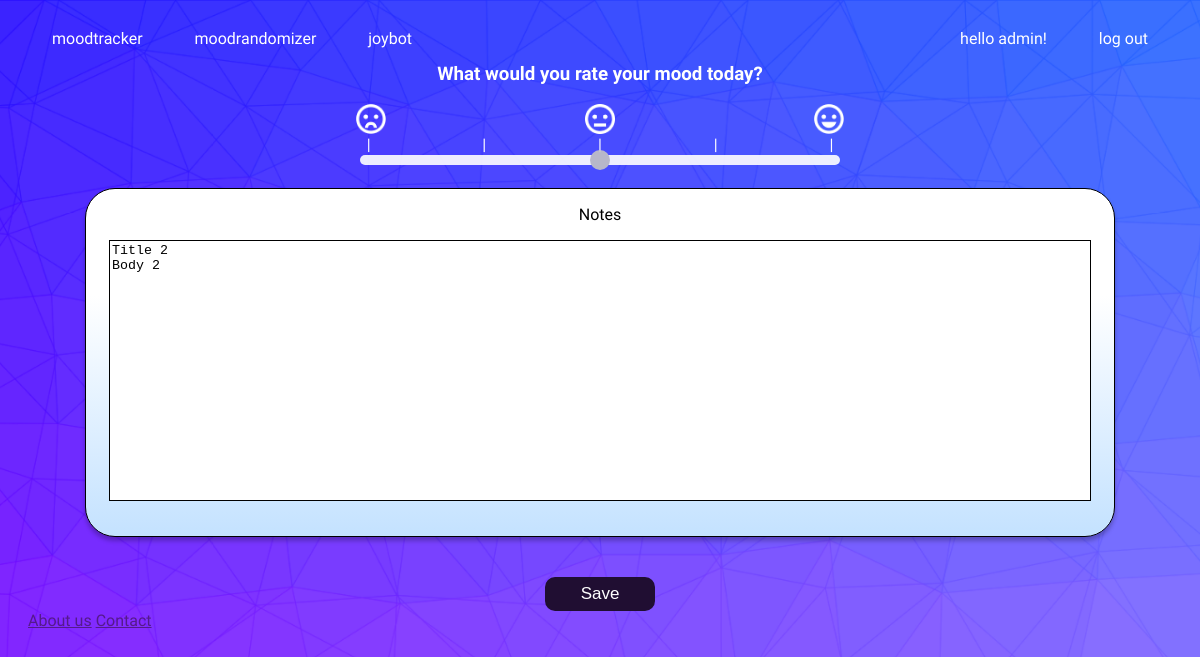
/mood_rating/14 (signed in), run on the app's committed database.
### flaskr/models.py (models this page shows, shortened)
class User(db.Model, UserMixin):
    id = db.Column(db.Integer, primary_key=True)
    username = db.Column(db.String(64), index=True, unique=True, nullable=False)
    email = db.Column(db.String(128), unique=True, nullable=False)
    password_hash = db.Column(db.String(128))
    entry = db.relationship('Entry', backref='author')

class Entry(db.Model):
    id =  db.Column(db.Integer, primary_key=True)
    date = db.Column(db.DateTime, nullable=False, default=datetime.now())
    author_id = db.Column(db.Integer, db.ForeignKey(User.id), nullable=False)
    mood_rate = db.Column(db.Integer, nullable=False)
    title = db.Column(db.Text)
    journal = db.Column(db.Text)

### flaskr/app.py (the view, shortened to what this page needs)
@app.route('/mood_rating/<int:id>', methods=['POST', 'GET'])
@login_required
def edit(id):
    getEntry = Entry.query.get_or_404(id)
    print("retrieved Entry: ", getEntry.title)
    print("retrieved Entry: ", getEntry.journal)
    return render_template("moodrating_edit.html", getEntry=getEntry)

### flaskr/models.py (called while the page is built)
@login.user_loader
def load_user(id):
    return User.query.get(int(id))

### flaskr/templates/moodrating_edit.html (shortened to what this page needs)
{% extends 'base.html' %}
{% block stylesheet %}
    <link href="../static/style.css" rel="stylesheet">
    <link href="../static/moodrating.css" rel="stylesheet">
{% endblock %}
{% block content %}
    <h3>What would you rate your mood today?</h3>
    <form action="#" method="post">
        <div class="choose_mood">
            <div class="mood_emoji">
                <img src="../static/img/sad.png" alt="sad">
                <img src="../static/img/neutral.png" alt="neutral">
                <img src="../static/img/happy.png" alt="happy">
            </div>
            <div class="tickmarks">
                <p>|</p>
                <p>|</p>
                <p>|</p>
                <p>|</p>
                <p>|</p>
            </div>
            <input type="range" max="5" min="1" value="{{getEntry.mood_rate}}" class="rate" step="1" name="rating">
        </div>
        <br>
        <div class="entrydetails">
            <div class="notes">
                <p>Notes</p>
                {% if getEntry.title == "\r" %}
                    <textarea rows="17" cols="40" name="entrytext">{{ getEntry.title }}&#10;{{ getEntry.journal }}</textarea>
                {% else %}
                    <textarea rows="17" cols="40" name="entrytext">{{ getEntry.title }}{{ getEntry.journal }}</textarea>
                {% endif %}
            </div>
        </div>
        <div class="save_btn center">
            <button type="submit" class="black_btn">Save</button>
        </div>
    </form>
{% endblock %}

### flaskr/templates/base.html (shortened to what this page needs)
<!DOCTYPE html>
<html lang='en'>
    <head>
        <link href="../static/style.css" rel="stylesheet">
        {% block stylesheet %}
        {% endblock %}
    </head>
    <body>
        <section id="nav-bar">
            <div class="left">
                <a href="{{ url_for('mood_tracker') }}" class="{{ 'active' if active_page=='moodtracker' }}">moodtracker</a>
                <a href="{{ url_for('mood_randomizer_home') }}" class="{{ 'active' if active_page=='moodrandomizer' }}">moodrandomizer</a>
                <a href="{{ url_for('chat') }}" class="{{ 'active' if active_page=='chat' }}">joybot</a>
            </div>
            {% if current_user.is_anonymous %}
            <div class="right">
                <a href="{{ url_for('signup') }}">register</a>
                <a href="{{ url_for('login') }}">login</a>
            </div>
            {% else %}
            <div class="right">
                <span>hello&nbsp;</span><a class="navbarlink" href="{{ url_for('mood_tracker') }}">{{current_user.username}}!</a>
                <a href="{{ url_for('logout') }}">log out</a>
            </div>
            {% endif %}
        </section>
        <section id="main-content">
            {% block content %}
            {% endblock %}
        </section>
        <section id="footer">
            <div>
                <a href="">About us</a>
                <a href="">Contact</a>
            </div>
        </section>
    </body>
</html>

### flaskr/static/style.css (style rules this page uses)
html, body { background-image: url("img/bg.png"); background-attachment: fixed; background-size: cover; padding: 10px 10px; font-family: 'Red Hat Display', sans-serif !important; }
#nav-bar { display: flex; margin-bottom: 15px; color: white; }
#nav-bar a, #nav-bar span { color: white; text-decoration: none; display: inline-block; font-family: 'Red Hat Display', sans-serif; margin: 0 2vw; vertical-align: middle; justify-content: center; align-items: center; }
.navbarlink { margin: 0 2vw 0 0 !important; }
#nav-bar span { margin: 0; }
.left { flex: 1; justify-content: center; align-items: center; }
.right { display: inline; float: right; text-align: right; margin: 0 auto; }
.center { text-align: center; }
.black_btn { padding: 7px 3vw; border-radius: 10px; outline: none; border: 0; background: #200E32; color: white; font-size: 17px; }

### flaskr/static/moodrating.css (style rules this page uses)
h3 { text-align: center; color: white; margin-top: 0px; }
.choose_mood { width: 60%; margin: auto; text-align: center; }
.mood_emoji { display: flex; width: 100%; text-align: center; justify-content: space-between; margin-bottom: -15px; }
.mood_emoji img { position: relative; justify-content: center; margin: auto; width: 30px; }
.tickmarks { display: flex; width: 68%; text-align: center; margin: auto; margin-bottom: -20px; justify-content: space-between; color: white; }
.rate { width: 70%; height: 10px; appearance: none; -webkit-appearance: none; border-radius: 20px; background-color: white !important; outline: none; opacity: 0.9; }
.entrydetails { width: 90%; margin: auto; margin-bottom: 5vh; text-align: center; }
.notes { background: linear-gradient(180deg, #FFFFFF 30.73%, #C4E2FF 100%); border: 1px solid #000000; box-sizing: border-box; box-shadow: 0px 4px 4px rgba(0, 0, 0, 0.25); border-radius: 30px; text-align: center; padding-bottom: 10px; }
.notes textarea { width: 95%; resize: none; margin-bottom: 2%; border: 1px solid black; }

### data on the page
User: username "admin"
Entry: rating "3", entrytext "Title 2 Body 2"
